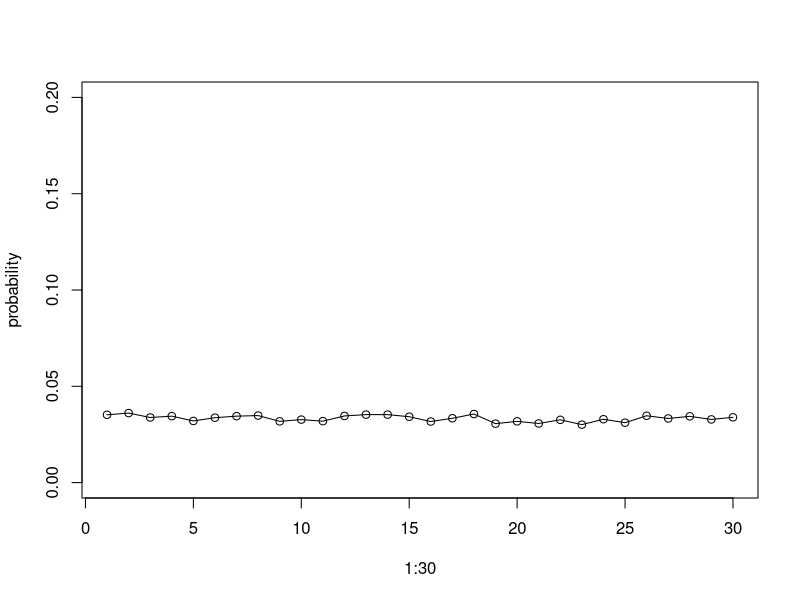

This figure's R source:
# this problem is taken from the Riddler series on fivethirtyeight.com
# if you want some additional practice writing monte carlo simulations
# the Riddler series questions can usually be solved with a monte carlo
# approach.

# A class of 30 children is playing a game where they all stand in a 
# circle along with their teacher. The teacher is holding two things:
# a coin and a potato. The game progresses like this: The teacher tosses 
# the coin. Whoever holds the potato passes it to the left if the coin 
# comes up heads and to the right if the coin comes up tails. The game 
# ends when every child except one has held the potato, and the one 
# who hasn’t is declared the winner.

# How do a child’s chances of winning change depending on where they are 
# in the circle? In other words, what is each child’s win probability? 

# Visualize the final result with a graph that shows the position relative
# to the starting location of the potato on the x-axis and the probability
# of winning on the y-axis.

# this will take some planning to think about how to formalize this problem
# I highly recommend discussing it with a classmate! the simpler you can
# make the abstraction of this problem, the easier it will be to write the
# code. either way, this is a challenging problem so give yourself 
# a high-five when you solve it.

### my solution ####

# i'll write a function to play one round of the game and return the location
# of the child who won the game. i'm going to represent locations as 1:30, where
# 1 is the child to the immediate left of the teacher and 30 is the child to the
# immediate right of the teacher.

one.round.hot.potato <- function(){
  # create an array that will be TRUE if the child has touched the potato.
  # e.g., if child 5 has touched the potato, then children[5] == TRUE
  children <- rep(F, 30)
  # start the potato at the teacher (location 0)
  potato.location <- 0
  # repeat the passing process until all but one child has touched the potato.
  while(sum(children == TRUE) < 29){
    # randomly decide whether to go left (add one) or right (subtract one)
    pass.direction <- sample(c(1, -1), 1)
    # move the potato!
    potato.location <- potato.location + pass.direction
    # check if we go around the circle (e.g., teacher passes right and location is now -1)
    # and fix this to be the child to the right of the teacher (30). also need to do this
    # if child 30 passes left to location 31.
    if(potato.location == -1){
      potato.location <- 30
    }
    if(potato.location == 31){
      potato.location <- 0
    }
    # now that the potato is in a new location, update the list of children who
    # have touched the potato
    children[potato.location] <- TRUE
  }
  # when the loop is done, there should be exactly one FALSE value in the list
  # return its location
  return(which(children==FALSE))
}

# now we simulate 10000 plays of the game
plays <- replicate(10000, one.round.hot.potato())

# we need to calculate the probability of winning at each location
probability <- sapply(1:30, function(x){
  return(sum(plays==x) / length(plays))
})

# now plot this! if your graph looks jagged, you might be zoomed in too far or have
# too few simulations. you can fix the zoom by using ylim.
plot(1:30, probability,ylim=c(0,0.2), type="o")

# yes, suprisingly (to me at least...) the answer is that all kids are equally likely to 
# win the game!